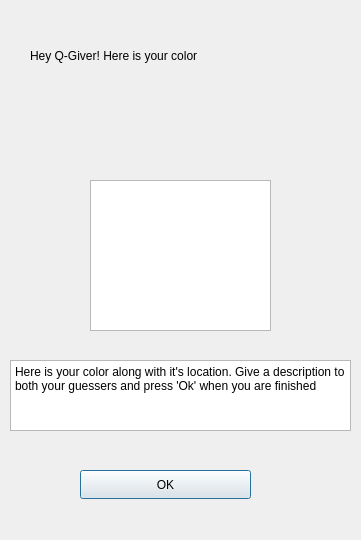
<?xml version="1.0" encoding="UTF-8"?>
<ui version="4.0">
 <class>QGiverRecieveColor</class>
 <widget class="QDialog" name="QGiverRecieveColor">
  <property name="geometry">
   <rect>
    <x>0</x>
    <y>0</y>
    <width>361</width>
    <height>540</height>
   </rect>
  </property>
  <property name="windowTitle">
   <string>Dialog</string>
  </property>
  <widget class="QPushButton" name="ready">
   <property name="geometry">
    <rect>
     <x>80</x>
     <y>470</y>
     <width>171</width>
     <height>29</height>
    </rect>
   </property>
   <property name="text">
    <string>OK</string>
   </property>
  </widget>
  <widget class="QLabel" name="title">
   <property name="geometry">
    <rect>
     <x>30</x>
     <y>20</y>
     <width>281</width>
     <height>71</height>
    </rect>
   </property>
   <property name="text">
    <string>Hey Q-Giver! Here is your color</string>
   </property>
  </widget>
  <widget class="QLabel" name="location">
   <property name="geometry">
    <rect>
     <x>60</x>
     <y>120</y>
     <width>251</width>
     <height>31</height>
    </rect>
   </property>
   <property name="text">
    <string/>
   </property>
  </widget>
  <widget class="QTextEdit" name="colorDisplay">
   <property name="geometry">
    <rect>
     <x>90</x>
     <y>180</y>
     <width>181</width>
     <height>151</height>
    </rect>
   </property>
  </widget>
  <widget class="QTextEdit" name="desc">
   <property name="geometry">
    <rect>
     <x>10</x>
     <y>360</y>
     <width>341</width>
     <height>71</height>
    </rect>
   </property>
   <property name="html">
    <string>&lt;!DOCTYPE HTML PUBLIC &quot;-//W3C//DTD HTML 4.0//EN&quot; &quot;http://www.w3.org/TR/REC-html40/strict.dtd&quot;&gt;
&lt;html&gt;&lt;head&gt;&lt;meta name=&quot;qrichtext&quot; content=&quot;1&quot; /&gt;&lt;meta charset=&quot;utf-8&quot; /&gt;&lt;style type=&quot;text/css&quot;&gt;
p, li { white-space: pre-wrap; }
hr { height: 1px; border-width: 0; }
li.unchecked::marker { content: &quot;\2610&quot;; }
li.checked::marker { content: &quot;\2612&quot;; }
&lt;/style&gt;&lt;/head&gt;&lt;body style=&quot; font-family:'Segoe UI'; font-size:9pt; font-weight:400; font-style:normal;&quot;&gt;
&lt;p style=&quot; margin-top:0px; margin-bottom:0px; margin-left:0px; margin-right:0px; -qt-block-indent:0; text-indent:0px;&quot;&gt;Here is your color along with it's location. Give a description to both your guessers and press 'Ok' when you are finished&lt;/p&gt;&lt;/body&gt;&lt;/html&gt;</string>
   </property>
  </widget>
 </widget>
 <resources/>
 <connections/>
</ui>
